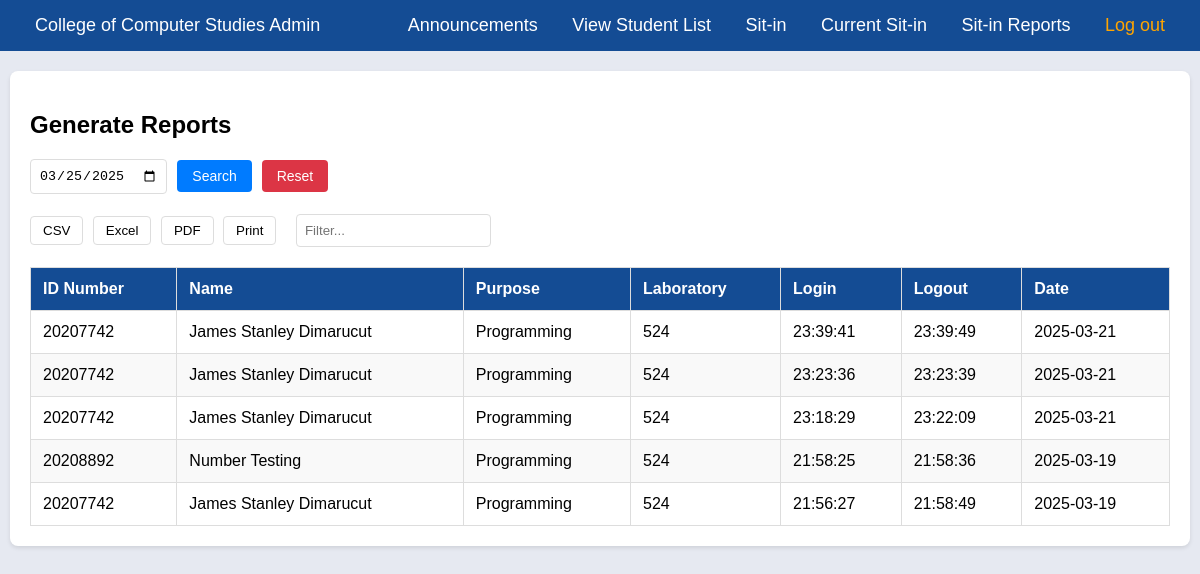
/session_history.php (signed in), run on an earlier commit of the app's database.
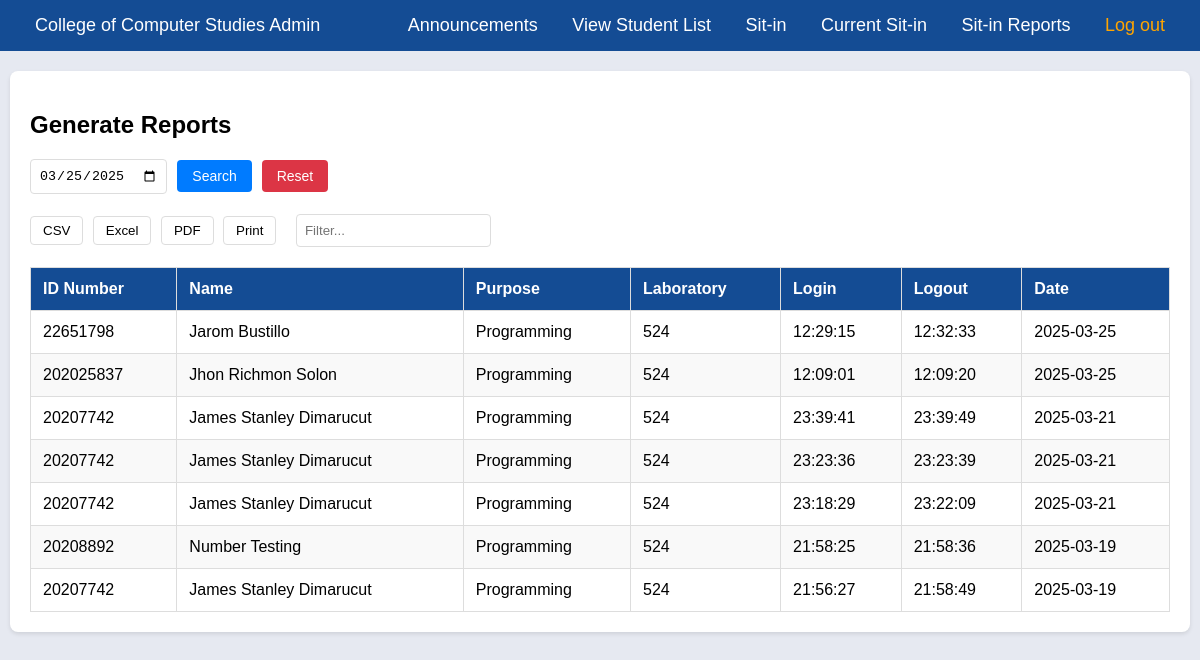
And on a later commit of the database.
### tables this page shows
CREATE TABLE `sit_in_records` (
  `id` int(11) NOT NULL,
  `student_id` varchar(50) NOT NULL,
  `status` enum('present','absent') NOT NULL DEFAULT 'absent',
  `date` date NOT NULL,
  `purpose` varchar(100) DEFAULT NULL,
  `lab` varchar(10) DEFAULT NULL,
  `time_in` time DEFAULT curtime(),
  `time_out` time DEFAULT NULL
);

### session_history.php (the view, shortened to what this page needs)
<?php
include("db.php");
$selected_date = isset($_GET['date']) ? $_GET['date'] : date('Y-m-d');
$query = "SELECT s.*, CONCAT(r.FIRSTNAME, ' ', r.LASTNAME) as full_name
          FROM sit_in_records s
          JOIN register r ON s.student_id = r.IDNO
          ORDER BY s.date DESC, s.time_in DESC";
$result = mysqli_query($con, $query);
?>
<!DOCTYPE html>
<html lang="en">
<head>
</head>
<body>
    <div class="navbar">
        <a href="admin_dashboard.php">College of Computer Studies Admin</a>
        <div>
            <a href="announcement.php">Announcements</a>
            <a href="student_list.php">View Student List</a>
            <a href="students.php">Sit-in</a>
            <a href="sitin_view.php">Current Sit-in</a>
            <a href="session_history.php">Sit-in Reports</a>
            <a href="login.php" style="color: orange;">Log out</a>
        </div>
    </div>
    <div class="container">
        <h2>Generate Reports</h2>
        <div class="filter-container">
            <form method="GET" style="display: flex; gap: 10px; align-items: center;">
                <input type="date" name="date" class="date-input" value="<?php echo $selected_date; ?>">
                <button type="submit" class="btn btn-search">Search</button>
                <button type="button" class="btn btn-reset" onclick="location.href='session_history.php'">Reset</button>
            </form>
        </div>
        <div class="export-buttons">
            <button class="export-btn" onclick="exportToCSV()">CSV</button>
            <button class="export-btn" onclick="exportToExcel()">Excel</button>
            <button class="export-btn" onclick="exportToPDF()">PDF</button>
            <button class="export-btn" onclick="window.print()">Print</button>
            <input type="text" class="filter-box" id="filterInput" placeholder="Filter..." onkeyup="filterTable()">
        </div>
        <table id="historyTable">
            <thead>
                <tr>
                    <th>ID Number</th>
                    <th>Name</th>
                    <th>Purpose</th>
                    <th>Laboratory</th>
                    <th>Login</th>
                    <th>Logout</th>
                    <th>Date</th>
                </tr>
            </thead>
            <tbody>
                <?php while ($row = mysqli_fetch_assoc($result)) { ?>
                    <tr>
                        <td><?php echo htmlspecialchars($row['student_id']); ?></td>
                        <td><?php echo htmlspecialchars($row['full_name']); ?></td>
                        <td><?php echo htmlspecialchars($row['purpose']); ?></td>
                        <td><?php echo htmlspecialchars($row['lab']); ?></td>
                        <td><?php echo htmlspecialchars($row['time_in']); ?></td>
                        <td><?php echo htmlspecialchars($row['time_out']); ?></td>
                        <td><?php echo htmlspecialchars($row['date']); ?></td>
                    </tr>
                <?php } ?>
            </tbody>
        </table>
    </div>
</body>
</html>

### session_history.php (style rules this page uses)
body { font-family: Arial, sans-serif; margin: 0; padding: 0; background-color: rgb(230, 233, 241); }
.navbar { background-color: #144c94; padding: 15px 20px; display: flex; justify-content: space-between; align-items: center; }
.navbar a { color: white; text-decoration: none; margin: 0 15px; font-size: 18px; }
.container { width: 95%; margin: 20px auto; background: white; padding: 20px; border-radius: 8px; box-shadow: 0 2px 4px rgba(0,0,0,0.1); }
.filter-container { display: flex; gap: 10px; margin-bottom: 20px; align-items: center; }
.date-input { padding: 8px; border: 1px solid #ddd; border-radius: 4px; }
.btn { padding: 8px 15px; border: none; border-radius: 4px; cursor: pointer; font-size: 14px; }
.btn-search { background-color: #007bff; color: white; }
.btn-reset { background-color: #dc3545; color: white; }
.export-buttons { margin-bottom: 20px; }
.export-btn { padding: 6px 12px; margin-right: 5px; border: 1px solid #ddd; background: white; border-radius: 4px; cursor: pointer; }
table { width: 100%; border-collapse: collapse; margin-top: 20px; }
th, td { border: 1px solid #ddd; padding: 12px; text-align: left; }
th { background-color: #144c94; color: white; }
tr:nth-child(even) { background-color: #f9f9f9; }
.filter-box { padding: 8px; border: 1px solid #ddd; border-radius: 4px; margin-left: 10px; }

What changed in the data, as far as the page shows it:
added sit_in_records: student "22651798", full_name "Jarom Bustillo", purpose "Programming", lab "524", time_in "12:29:15", time_out "12:32:33", date "2025-03-25"
added sit_in_records: student "202025837", full_name "Jhon Richmon Solon", purpose "Programming", lab "524", time_in "12:09:01", time_out "12:09:20", date "2025-03-25"
